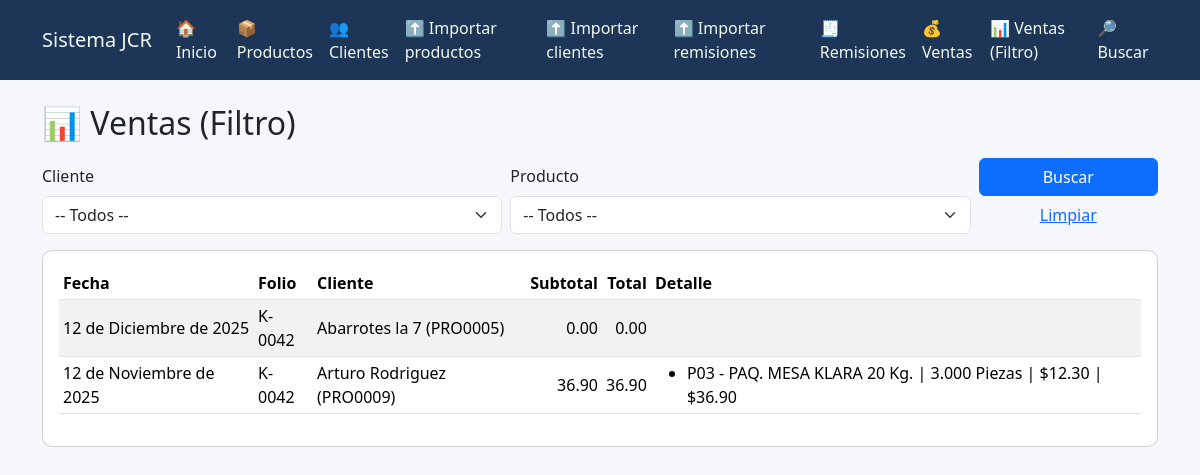
The app's page /ventas-filtro/ with its own data.
### sistema/models.py (models this page shows, shortened)
class Venta(models.Model):
    remision = models.OneToOneField(
        Remision,
        on_delete=models.PROTECT,
        related_name="venta",
        help_text="Una remisión tiene a lo más una venta asociada."
    )
    fecha = models.DateField(db_index=True)
    subtotal = models.DecimalField(max_digits=12, decimal_places=2, default=Decimal("0.00"))
    total = models.DecimalField(max_digits=12, decimal_places=2, default=Decimal("0.00"))
    descuento = models.DecimalField(max_digits=12, decimal_places=2, default=Decimal("0.00"))
    iva = models.DecimalField(max_digits=12, decimal_places=2, default=Decimal("0.00"))
    created_at = models.DateTimeField(auto_now_add=True)
    updated_at = models.DateTimeField(auto_now=True)
    class Meta:
        ordering = ["-fecha", "-id"]

class Remision(models.Model):
    folio = models.CharField(max_length=50, db_index=True)
    cliente = models.ForeignKey(
        "sistema.Cliente",  # ajusta si tu modelo está en otra app o con otro nombre
        on_delete=models.PROTECT,
        related_name="remisiones",
    )
    fecha = models.DateField(db_index=True)
    imagen = models.ImageField(
        upload_to="remisiones/%Y/%m/",
        null=True,
        blank=True,
        help_text="Foto/escaneo de la remisión en papel."
    )
    observaciones = models.TextField(blank=True, default="")
    created_at = models.DateTimeField(auto_now_add=True)
    updated_at = models.DateTimeField(auto_now=True)
    class Meta:
        constraints = [
            models.UniqueConstraint(
                fields=["cliente", "folio"],
                name="uniq_remision_folio_por_cliente",
            )
        ]
        ordering = ["-fecha", "-id"]

class Cliente(models.Model):
    numero = models.IntegerField()
    proveedor = models.CharField(max_length=50)
    comercio = models.CharField(max_length=255)
    contacto = models.CharField(max_length=255, blank=True)
    direccion = models.CharField(max_length=255, blank=True)
    telefono = models.CharField(max_length=100, blank=True)
    referencia = models.CharField(max_length=255, blank=True)
    def __str__(self):
        return f"{self.comercio} ({self.proveedor})"

class DetalleVenta(models.Model):
    UNIDAD_PAQUETES = "PAQ"
    UNIDAD_PIEZAS = "PZA"
    UNIDAD_CHOICES = [
        (UNIDAD_PAQUETES, "Paquetes"),
        (UNIDAD_PIEZAS, "Piezas"),
    ]
    venta = models.ForeignKey(
        Venta,
        on_delete=models.CASCADE,
        related_name="detalles",
    )
    producto = models.ForeignKey(
        "sistema.Producto",  # ajusta a tu modelo real
        on_delete=models.PROTECT,
        related_name="detalles_venta",
    )
    unidad = models.CharField(max_length=3, choices=UNIDAD_CHOICES, default=UNIDAD_PIEZAS)
    cantidad = models.DecimalField(
        max_digits=12,
        decimal_places=3,
        validators=[MinValueValidator(Decimal("0.001"))],
    )
    precio_unitario = models.DecimalField(
        max_digits=12,
        decimal_places=2,
        validators=[MinValueValidator(Decimal("0.00"))],
        default=Decimal("0.00")
    )
    subtotal = models.DecimalField(max_digits=12, decimal_places=2, default=Decimal("0.00"))
    created_at = models.DateTimeField(auto_now_add=True)
    class Meta:
        constraints = [
            models.UniqueConstraint(
                fields=["venta", "producto", "unidad"],
                name="uniq_producto_unidad_por_venta",
            )
        ]

class Producto(models.Model):
    codigo = models.CharField(max_length=100, unique=True)
    descripcion = models.CharField(max_length=255)
    compra_cjs = models.DecimalField(max_digits=10, decimal_places=2, default=0)
    compra_pzs = models.DecimalField(max_digits=10, decimal_places=2, default=0)
    venta_cjs = models.DecimalField(max_digits=10, decimal_places=2, default=0)
    venta_pzs = models.DecimalField(max_digits=10, decimal_places=2, default=0)

### sistema/views.py (the view)
# urls.py: path("ventas-filtro/", views.ventas_lista, name="ventas_lista"),
def ventas_lista(request):
    cliente_id = request.GET.get("cliente")
    producto_id = request.GET.get("producto")
    qs = (
        Venta.objects.select_related("remision", "remision__cliente")
        .prefetch_related(
            Prefetch(
                "detalles",
                queryset=DetalleVenta.objects.select_related("producto").order_by("id"),
            )
        )
        .order_by("-fecha", "-id")
    )
    if cliente_id:
        qs = qs.filter(remision__cliente_id=cliente_id)
    if producto_id:
        qs = qs.filter(detalles__producto_id=producto_id).distinct()
    context = {
        "ventas": qs[:500],
        "clientes": Cliente.objects.order_by("comercio"),
        "productos": Producto.objects.order_by("codigo"),
        "cliente_sel": cliente_id or "",
        "producto_sel": producto_id or "",
    }
    return render(request, "sistema/ventas_lista.html", context)

### sistema/templates/sistema/ventas_lista.html (shortened to what this page needs)
{% extends "sistema/base.html" %}
{% block content %}
<h2 class="mb-3">📊 Ventas (Filtro)</h2>
<form method="get" class="row g-2 align-items-end mb-3">
  <div class="col-md-5">
    <label class="form-label">Cliente</label>
    <select name="cliente" class="form-select">
      <option value="">-- Todos --</option>
    </select>
  </div>
  <div class="col-md-5">
    <label class="form-label">Producto</label>
    <select name="producto" class="form-select">
      <option value="">-- Todos --</option>
    </select>
  </div>
  <div class="col-md-2 d-grid">
    <button class="btn btn-primary" type="submit">Buscar</button>
    <a class="btn btn-link" href="{% url 'sistema:ventas_lista' %}">Limpiar</a>
  </div>
</form>
<div class="card">
  <div class="card-body">
    <div class="table-responsive">
      <table class="table table-sm table-striped align-middle">
        <thead>
          <tr>
            <th>Fecha</th>
            <th>Folio</th>
            <th>Cliente</th>
            <th class="text-end">Subtotal</th>
            <th class="text-end">Total</th>
            <th>Detalle</th>
          </tr>
        </thead>
        <tbody>
          {% for v in ventas %}
            <tr>
              <td>{{ v.fecha }}</td>
              <td>{{ v.remision.folio }}</td>
              <td>{{ v.remision.cliente }}</td>
              <td class="text-end">{{ v.subtotal }}</td>
              <td class="text-end">{{ v.total }}</td>
              <td>
                <ul class="mb-0">
                  {% for d in v.detalles.all %}
                    <li>
                      {{ d.producto.codigo }} - {{ d.producto.descripcion }}
                      | {{ d.cantidad }} {{ d.get_unidad_display }}
                      | ${{ d.precio_unitario }}
                      | ${{ d.subtotal }}
                    </li>
                  {% endfor %}
                </ul>
              </td>
            </tr>
          {% empty %}
            <tr>
              <td colspan="6">Sin resultados</td>
            </tr>
          {% endfor %}
        </tbody>
      </table>
    </div>
  </div>
</div>
{% endblock %}

### sistema/templates/sistema/base.html (style rules this page uses)
body { background-color: #f6f7fb; }
.card { border-radius: 10px; }

### records on screen
Venta: fecha "12 de Diciembre de 2025", remision.folio "K-0042", remision.cliente "Abarrotes la 7 (PRO0005)", subtotal "0.00", total "0.00"
Venta: fecha "12 de Noviembre de 2025", remision.folio "K-0042", remision.cliente "Arturo Rodriguez (PRO0009)", subtotal "36.90", total "36.90"
DetalleVenta: producto.codigo "P03", producto.descripcion "PAQ. MESA KLARA 20 Kg.", cantidad "3.000", unidad "Piezas", precio_unitario "12.30", subtotal "36.90"
